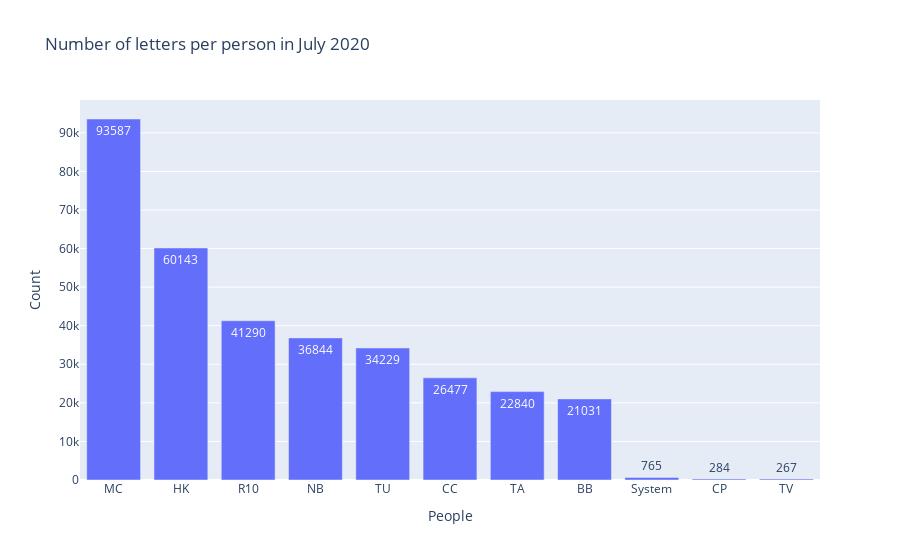

Here is the notebook cell this chart was saved with:
### Code cell
#number of letter per author in the given period
letters = thang7[['Author', 'Letter_Count']].groupby('Author').sum().sort_values('Letter_Count',ascending=False)

letters = pd.DataFrame(letters).reset_index()
letters = letters.rename(columns={'Author':'People','Letter_Count':'Count'})
px.bar(letters,y='Count',x='People',title='Number of letters per person in July 2020',
     text = ['93587', '60143', '41290', '36844', '34229', '26477', '22840', '21031', '765', '284', '267'])

### Figure 1 — Plotly figure (JSON) as saved in the notebook; plotly's stock layout.template omitted (floating-point values rounded to 4 significant figures)
{"data": [{"alignmentgroup": "True", "hovertemplate": "People=%{x}<br>Count=%{y}<br>text=%{text}<extra></extra>", "legendgroup": "", "marker": {"color": "#636efa"}, "name": "", "offsetgroup": "", "orientation": "v", "showlegend": false, "text": ["93587", "60143", "41290", "36844", "34229", "26477", "22840", "21031", "765", "284", "267"], "textposition": "auto", "type": "bar", "x": ["MC", "HK", "R10", "NB", "TU", "CC", "TA", "BB", "System", "CP", "TV"], "xaxis": "x", "y": [93587, 60146, 41290, 36844, 34229, 26477, 22912, 21031, 660, 284, 267], "yaxis": "y"}], "layout": {"barmode": "relative", "legend": {"tracegroupgap": 0}, "title": {"text": "Number of letters per person in July 2020"}, "xaxis": {"anchor": "y", "domain": [0, 1], "title": {"text": "People"}}, "yaxis": {"anchor": "x", "domain": [0, 1], "title": {"text": "Count"}}}}
